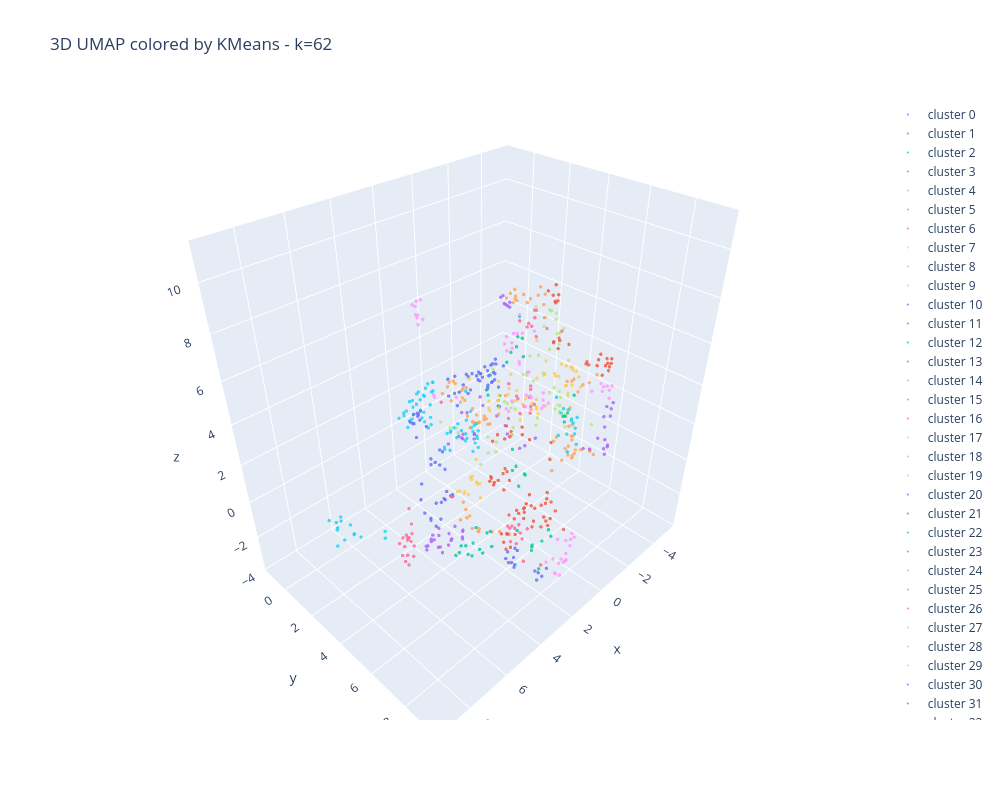

The notebook cell saved with this chart:
### Code cell
plot_embedding_3d(umap_3, kmeans_labels, f"3D UMAP colored by KMeans - k={k}")
